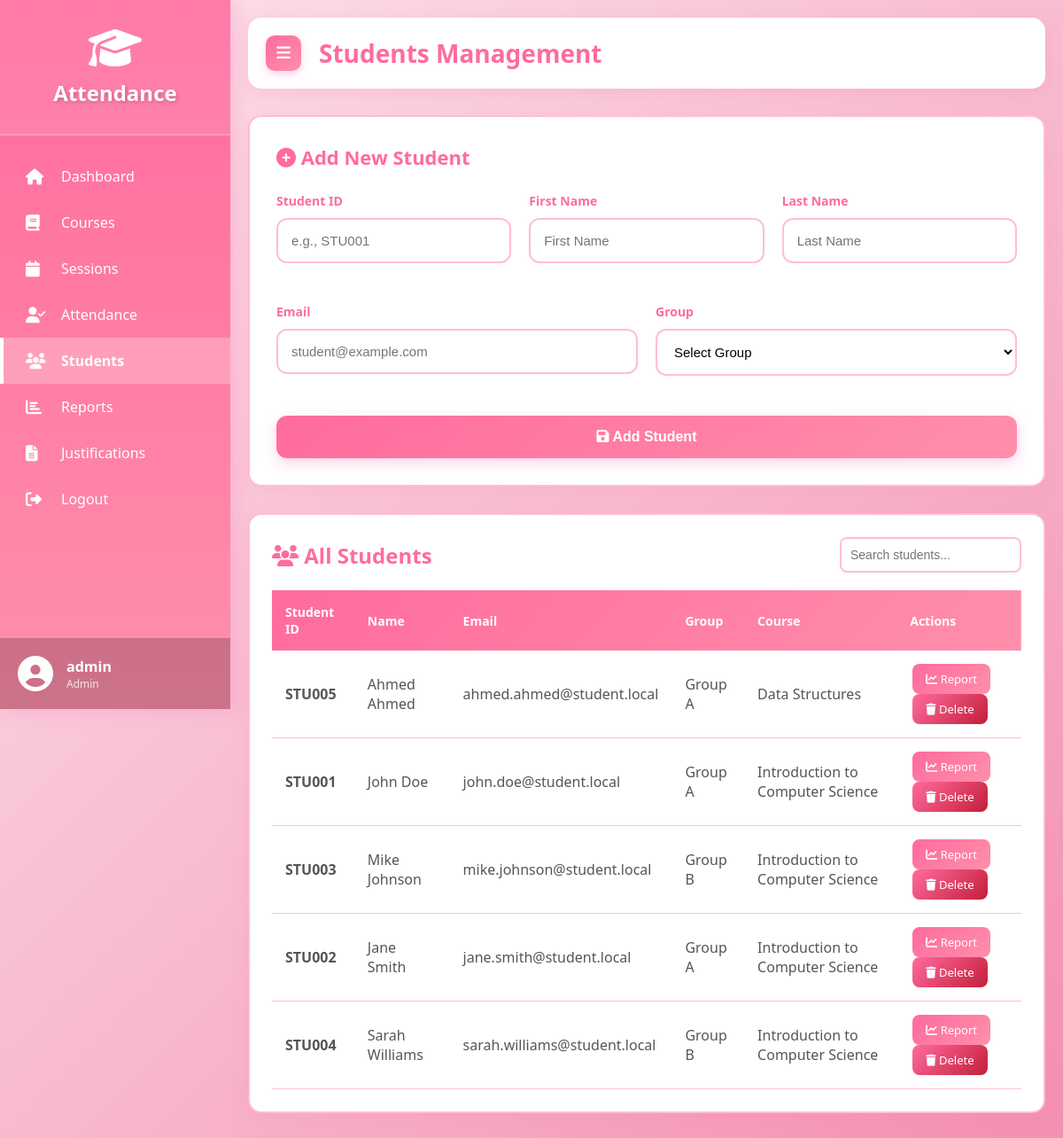
/students.php (signed in), run on the app's committed database.
### tables this page shows
CREATE TABLE `students` (
  `id` int(11) NOT NULL,
  `student_id` varchar(50) NOT NULL,
  `first_name` varchar(100) NOT NULL,
  `last_name` varchar(100) NOT NULL,
  `email` varchar(100) DEFAULT NULL,
  `group_id` int(11) DEFAULT NULL,
  `created_at` timestamp NOT NULL DEFAULT current_timestamp()
);

CREATE TABLE `groups` (
  `id` int(11) NOT NULL,
  `course_id` int(11) NOT NULL,
  `group_name` varchar(50) NOT NULL,
  `created_at` timestamp NOT NULL DEFAULT current_timestamp()
);

CREATE TABLE `courses` (
  `id` int(11) NOT NULL,
  `code` varchar(50) NOT NULL,
  `name` varchar(100) NOT NULL,
  `professor_id` int(11) DEFAULT NULL,
  `created_at` timestamp NOT NULL DEFAULT current_timestamp()
);

### config/database.php (called while the page is built, shortened)
<?php
function isLoggedIn() {
    return isset($_SESSION['user_id']);
}
function hasRole($role) {
    return isset($_SESSION['role']) && $_SESSION['role'] === $role;
}
?>

### students.php (the view, shortened to what this page needs)
<?php
require_once 'config/database.php';
$pageTitle = 'Students Management';
$conn = getDBConnection();
$students = $conn->query("
    SELECT s.*, g.group_name, c.name as course_name
    FROM students s
    LEFT JOIN groups g ON s.group_id = g.id
    LEFT JOIN courses c ON g.course_id = c.id
    ORDER BY s.last_name, s.first_name
");
include 'includes/header.php';
?>
<div class="form-container">
    <h2><i class="fas fa-plus-circle"></i> Add New Student</h2>
    <form method="POST" action="">
        <div class="form-row">
            <div class="form-group">
                <label>Student ID</label>
                <input type="text" name="student_id" placeholder="e.g., STU001" required>
            </div>
            <div class="form-group">
                <label>First Name</label>
                <input type="text" name="first_name" placeholder="First Name" required>
            </div>
            <div class="form-group">
                <label>Last Name</label>
                <input type="text" name="last_name" placeholder="Last Name" required>
            </div>
        </div>
        <div class="form-row">
            <div class="form-group">
                <label>Email</label>
                <input type="email" name="email" placeholder="student@example.com" required>
            </div>
            <div class="form-group">
                <label>Group</label>
                <select name="group_id" required>
                    <option value="">Select Group</option>
                </select>
            </div>
        </div>
        <button type="submit" class="btn">
            <i class="fas fa-save"></i> Add Student
        </button>
    </form>
</div>
<div class="table-container">
    <div class="table-header">
        <h2><i class="fas fa-users"></i> All Students</h2>
        <input type="text" id="tableSearch" placeholder="Search students..." style="padding: 10px; border: 2px solid #ffc0cb; border-radius: 8px;">
    </div>
    <table>
        <thead>
            <tr>
                <th>Student ID</th>
                <th>Name</th>
                <th>Email</th>
                <th>Group</th>
                <th>Course</th>
                <th>Actions</th>
            </tr>
        </thead>
        <tbody>
            <?php while ($student = $students->fetch_assoc()): ?>
            <tr>
                <td><strong><?php echo htmlspecialchars($student['student_id']); ?></strong></td>
                <td><?php echo htmlspecialchars($student['first_name'] . ' ' . $student['last_name']); ?></td>
                <td><?php echo htmlspecialchars($student['email']); ?></td>
                <td><?php echo htmlspecialchars($student['group_name'] ?? 'N/A'); ?></td>
                <td><?php echo htmlspecialchars($student['course_name'] ?? 'N/A'); ?></td>
                <td>
                    <a href="reports.php?student_id=<?php echo $student['id']; ?>" class="btn-sm btn-primary">
                        <i class="fas fa-chart-line"></i> Report
                    </a>
                    <a href="?delete=<?php echo $student['id']; ?>" class="btn-sm btn-danger btn-delete">
                        <i class="fas fa-trash"></i> Delete
                    </a>
                </td>
            </tr>
            <?php endwhile; ?>
        </tbody>
    </table>
</div>
<?php
include 'includes/footer.php';
?>

### includes/header.php (shortened to what this page needs)
<!DOCTYPE html>
<html lang="en">
<head>
    <link rel="stylesheet" href="css/style.css">
    <link rel="stylesheet" href="https://cdnjs.cloudflare.com/ajax/libs/font-awesome/6.4.0/css/all.min.css">
</head>
<body>
    <?php if (isLoggedIn()): ?>
    <div class="sidebar" id="sidebar">
        <div class="logo">
            <i class="fas fa-graduation-cap"></i>
            <h2>Attendance</h2>
        </div>
        <nav class="nav-menu">
            <a href="dashboard.php" class="nav-item <?php echo basename($_SERVER['PHP_SELF']) == 'dashboard.php' ? 'active' : ''; ?>">
                <i class="fas fa-home"></i> Dashboard
            </a>
            <?php if (hasRole('admin') || hasRole('professor')): ?>
            <a href="courses.php" class="nav-item <?php echo basename($_SERVER['PHP_SELF']) == 'courses.php' ? 'active' : ''; ?>">
                <i class="fas fa-book"></i> Courses
            </a>
            <a href="sessions.php" class="nav-item <?php echo basename($_SERVER['PHP_SELF']) == 'sessions.php' ? 'active' : ''; ?>">
                <i class="fas fa-calendar"></i> Sessions
            </a>
            <a href="attendance.php" class="nav-item <?php echo basename($_SERVER['PHP_SELF']) == 'attendance.php' ? 'active' : ''; ?>">
                <i class="fas fa-user-check"></i> Attendance
            </a>
            <a href="students.php" class="nav-item <?php echo basename($_SERVER['PHP_SELF']) == 'students.php' ? 'active' : ''; ?>">
                <i class="fas fa-users"></i> Students
            </a>
            <?php endif; ?>
            <a href="reports.php" class="nav-item <?php echo basename($_SERVER['PHP_SELF']) == 'reports.php' ? 'active' : ''; ?>">
                <i class="fas fa-chart-bar"></i> Reports
            </a>
            <a href="justifications.php" class="nav-item <?php echo basename($_SERVER['PHP_SELF']) == 'justifications.php' ? 'active' : ''; ?>">
                <i class="fas fa-file-alt"></i> Justifications
            </a>
            <a href="logout.php" class="nav-item">
                <i class="fas fa-sign-out-alt"></i> Logout
            </a>
        </nav>
        <div class="user-info">
            <i class="fas fa-user-circle"></i>
            <div>
                <strong><?php echo htmlspecialchars($_SESSION['username']); ?></strong>
                <small><?php echo ucfirst($_SESSION['role']); ?></small>
            </div>
        </div>
    </div>
    <div class="main-content">
        <div class="top-bar">
            <button class="menu-toggle" id="menuToggle">
                <i class="fas fa-bars"></i>
            </button>
            <h1><?php echo isset($pageTitle) ? $pageTitle : 'Dashboard'; ?></h1>
        </div>
    <?php endif; ?>

### includes/footer.php (shortened to what this page needs)
 <?php if (isLoggedIn()): ?>
    </div>
    <?php endif; ?>
</body>
</html>

### css/style.css (style rules this page uses)
* { margin: 0; padding: 0; box-sizing: border-box; }
body { font-family: 'Segoe UI', Tahoma, Geneva, Verdana, sans-serif; background: linear-gradient(135deg, #fce4ec 0%, #f8bbd0 50%, #f48fb1 100%); min-height: 100vh; }
.sidebar { position: fixed; left: 0; top: 0; width: 260px; height: 100vh; background: linear-gradient(180deg, #ff6b9d 0%, #ff8fab 100%); box-shadow: 4px 0 20px rgba(255, 105, 180, 0.3); transition: all 0.3s ease; z-index: 1000; overflow-y: auto; }
.logo { padding: 30px 20px; text-align: center; background: rgba(255, 255, 255, 0.1); border-bottom: 2px solid rgba(255, 255, 255, 0.2); }
.logo i { font-size: 48px; color: white; margin-bottom: 10px; display: block; }
.logo h2 { color: white; font-size: 24px; text-shadow: 2px 2px 4px rgba(0, 0, 0, 0.2); }
.nav-menu { padding: 20px 0; }
.nav-item { display: flex; align-items: center; padding: 15px 25px; color: white; text-decoration: none; transition: all 0.3s ease; border-left: 4px solid transparent; }
.nav-item.active { background: rgba(255, 255, 255, 0.25); border-left-color: white; font-weight: bold; }
.nav-item i { margin-right: 15px; font-size: 18px; width: 25px; }
.user-info { position: absolute; bottom: 0; left: 0; right: 0; padding: 20px; background: rgba(0, 0, 0, 0.2); color: white; display: flex; align-items: center; gap: 15px; }
.user-info i { font-size: 40px; }
.user-info strong { display: block; font-size: 16px; }
.user-info small { display: block; opacity: 0.8; font-size: 12px; }
.main-content { margin-left: 260px; padding: 20px; transition: all 0.3s ease; min-height: 100vh; }
.top-bar { background: white; padding: 20px; border-radius: 15px; box-shadow: 0 5px 20px rgba(255, 105, 180, 0.2); margin-bottom: 30px; display: flex; align-items: center; gap: 20px; }
.menu-toggle { background: linear-gradient(135deg, #ff6b9d, #ff8fab); border: none; color: white; width: 40px; height: 40px; border-radius: 10px; cursor: pointer; font-size: 18px; box-shadow: 0 4px 10px rgba(255, 105, 180, 0.3); transition: all 0.3s ease; }
.top-bar h1 { color: #ff6b9d; font-size: 28px; }
.form-group { margin-bottom: 25px; }
.form-group label { display: block; color: #ff6b9d; font-weight: 600; margin-bottom: 10px; font-size: 14px; }
.form-group input, .form-group select, .form-group textarea { width: 100%; padding: 15px; border: 2px solid #ffc0cb; border-radius: 12px; font-size: 15px; transition: all 0.3s ease; background: #fff; }
.btn { width: 100%; padding: 15px; background: linear-gradient(135deg, #ff6b9d, #ff8fab); color: white; border: none; border-radius: 12px; font-size: 16px; font-weight: 600; cursor: pointer; transition: all 0.3s ease; box-shadow: 0 5px 15px rgba(255, 105, 180, 0.3); }
.table-container { background: white; border-radius: 15px; padding: 25px; box-shadow: 0 5px 20px rgba(255, 105, 180, 0.15); border: 2px solid #ffc0cb; overflow-x: auto; margin-bottom: 30px; }
.table-header { display: flex; justify-content: space-between; align-items: center; margin-bottom: 20px; flex-wrap: wrap; gap: 15px; }
.table-header h2 { color: #ff6b9d; font-size: 24px; }
table { width: 100%; border-collapse: collapse; }
thead { background: linear-gradient(135deg, #ff6b9d, #ff8fab); }
thead th { padding: 15px; text-align: left; color: white; font-weight: 600; font-size: 14px; }
tbody tr { border-bottom: 1px solid #ffc0cb; transition: all 0.3s ease; }
tbody td { padding: 15px; color: #555; }
.btn-sm { padding: 8px 15px; font-size: 13px; border-radius: 8px; border: none; cursor: pointer; transition: all 0.3s ease; margin: 0 3px; display: inline-block; text-decoration: none; }
.btn-primary { background: linear-gradient(135deg, #ff6b9d, #ff8fab); color: white; }
.btn-danger { background: linear-gradient(135deg, #ff6b9d, #c41e3a); color: white; }
.form-container { background: white; padding: 30px; border-radius: 15px; box-shadow: 0 5px 20px rgba(255, 105, 180, 0.15); border: 2px solid #ffc0cb; margin-bottom: 30px; }
.form-container h2 { color: #ff6b9d; margin-bottom: 25px; font-size: 22px; }
.form-row { display: grid; grid-template-columns: repeat(auto-fit, minmax(250px, 1fr)); gap: 20px; margin-bottom: 20px; }
input[type="text"]#tableSearch { padding: 10px 15px; border: 2px solid #ffc0cb; border-radius: 8px; font-size: 14px; transition: all 0.3s ease; }

### data on the page
students: student "STU005", first_name+last_name "Ahmed Ahmed", email "ahmed.ahmed@student.local", group.group_name "Group A", courses.name "Data Structures"
students: student "STU001", first_name+last_name "John Doe", email "john.doe@student.local", group.group_name "Group A", courses.name "Introduction to Computer Science"
students: student "STU003", first_name+last_name "Mike Johnson", email "mike.johnson@student.local", group.group_name "Group B", courses.name "Introduction to Computer Science"
students: student "STU002", first_name+last_name "Jane Smith", email "jane.smith@student.local", group.group_name "Group A", courses.name "Introduction to Computer Science"
students: student "STU004", first_name+last_name "Sarah Williams", email "sarah.williams@student.local", group.group_name "Group B", courses.name "Introduction to Computer Science"

### other printed values
$_SESSION['username'] "admin"
$_SESSION['role'] "Admin"
$pageTitle "Students Management"
